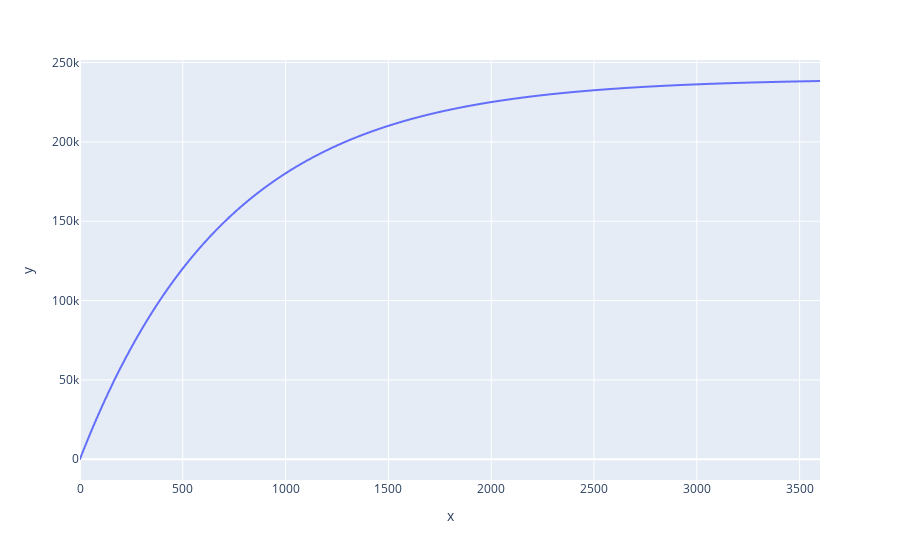

Notebook code cell kept with this figure:
### Code cell
# Response to step input
y = get_transfer_function(ω, P, τ)
ux = [1] * 3600
ux0 = [0]
yx0 = [0]
yx = run(y, ux, ux0, yx0)

# Plot
px.line(y=yx)

### Figure 1 — Plotly figure (JSON) as saved in the notebook; plotly's stock layout.template omitted (floating-point values rounded to 4 significant figures; data arrays with more than 128 entries replaced by an {"elided": "..."} marker saying what was removed)
{"data": [{"hovertemplate": "x=%{x}<br>y=%{y}<extra></extra>", "legendgroup": "", "line": {"color": "#636efa", "dash": "solid"}, "marker": {"symbol": "circle"}, "mode": "lines", "name": "", "showlegend": false, "type": "scattergl", "x": {"elided": "3600 int values"}, "xaxis": "x", "y": {"elided": "3600 float values"}, "yaxis": "y"}], "layout": {"legend": {"tracegroupgap": 0}, "margin": {"t": 60}, "xaxis": {"anchor": "y", "domain": [0, 1], "title": {"text": "x"}}, "yaxis": {"anchor": "x", "domain": [0, 1], "title": {"text": "y"}}}}
